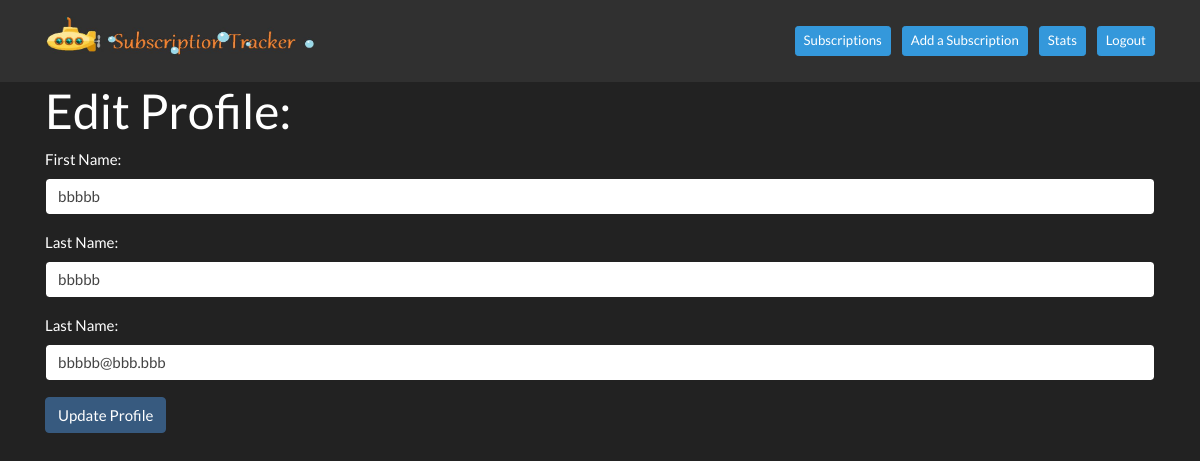
Page /user_account (signed in) on the earlier database version.
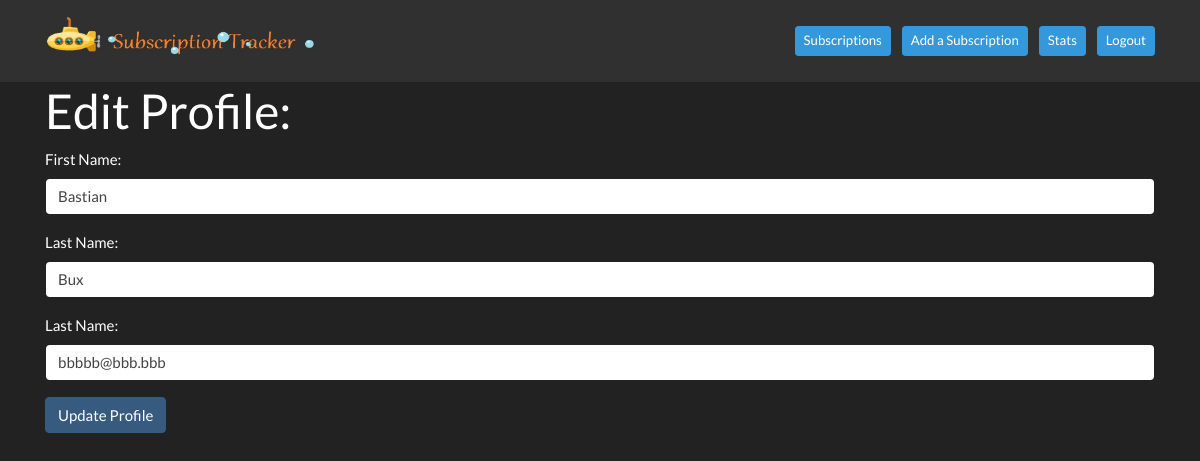
Same page on the later database version.
### group_app/models.py (models this page shows)
class User(models.Model):
    first_name = models.CharField(max_length=255)
    last_name = models.CharField(max_length=255)
    email = models.EmailField(max_length=255)
    password = models.CharField(max_length=255)
    updated_at = models.DateTimeField(auto_now=True)
    created_at = models.DateTimeField(auto_now_add = True)
    objects = UserManager()

### group_app/views.py (the view)
# urls.py: path('user_account', views.user_account),
def user_account(request):
    if 'user_id' in request.session:
        logged_user = User.objects.get(id=request.session['user_id'])
        context = {
            'logged_user': logged_user,
            'user_subscriptions': Subscription.objects.filter(user=logged_user),
        }
        return render(request, "editUser.html", context)
    return redirect("/")

### group_app/templates/editUser.html (shortened to what this page needs)
<!DOCTYPE html>
<html lang="en">
<head>
    {% load static %}
    <link rel="stylesheet" href="{% static '' %}">
    <link rel="stylesheet" href="https://cdn.jsdelivr.net/npm/bootswatch@4.5.2/dist/darkly/bootstrap.min.css"
>
</head>
<body>
    <nav class="navbar navbar-expand-lg navbar-dark bg-dark">
        <div class="container">
            <a href="/subscriptions/sd/1">
                <img id="logo"
                    src="{% static '/img/logo_dark_grey_bg.png' %}"
                    alt="subscription tracker logo"
                    style="width:270px;height:50px; padding-bottom: 10px; margin-right: 100px;">
            </a>
            <div class="collapse navbar-collapse" id="navbarText">
                <span class="navbar-text">
                    <a href="/subscriptions/sd/1" role="button"
                        class="btn btn-sm btn-info ml-2 text-white">Subscriptions</a>
                    <a href="/add_subscription" role="button" class="btn btn-sm btn-info ml-2 text-white">Add a
                        Subscription</a>
                    <a href="/stats/{{ logged_user.subscriptions.first.id }}" role="button"
                        class="btn btn-sm btn-info ml-2 text-white">Stats</a>
                    </a> <a href="/logout" role="button" class="btn btn-sm btn-info ml-2 text-white">Logout</a>
                </span>
            </div>
        </div>
    </nav>
    <div class="container">
        <h1>Edit Profile:</h1>
        <form action="/process_edit_user" method="POST">
            <div class="form-group">
                <label for='first_name'>First Name:</label>
                <input type="text" name="first_name" value="{{ logged_user.first_name }}" id='first_name'
                    class='form-control'>
            </div>
            <div class="form-group">
                <label for='last_name'>Last Name:</label>
                <input type="text" name="last_name" value="{{ logged_user.last_name }}" id='last_name'
                    class='form-control'>
            </div>
            <div class="form-group">
                <label for='email'>Last Name:</label>
                <input type="email" name="email" value="{{ logged_user.email }}" id='email' class='form-control'>
            </div>
            <div class="form-group">
                <button class='btn btn-primary' type="submit">Update Profile</button>
            </div>
        </form>
    </div>
</body>
</html>

Differences in the rows shown:
changed User "bbbbb@bbb.bbb": first_name "bbbbb" → "Bastian"; last_name "bbbbb" → "Bux"
